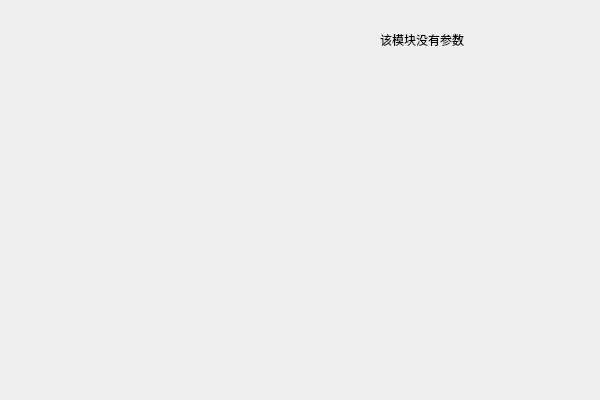
<?xml version="1.0" encoding="UTF-8"?>
<ui version="4.0">
 <class>CSC_tabClass</class>
 <widget class="QWidget" name="CSC_tabClass">
  <property name="geometry">
   <rect>
    <x>0</x>
    <y>0</y>
    <width>600</width>
    <height>400</height>
   </rect>
  </property>
  <property name="windowTitle">
   <string>CSC_tab</string>
  </property>
  <widget class="QLabel" name="label">
   <property name="geometry">
    <rect>
     <x>380</x>
     <y>30</y>
     <width>181</width>
     <height>19</height>
    </rect>
   </property>
   <property name="text">
    <string>该模块没有参数</string>
   </property>
  </widget>
 </widget>
 <layoutdefault spacing="6" margin="11"/>
 <resources/>
 <connections/>
</ui>
